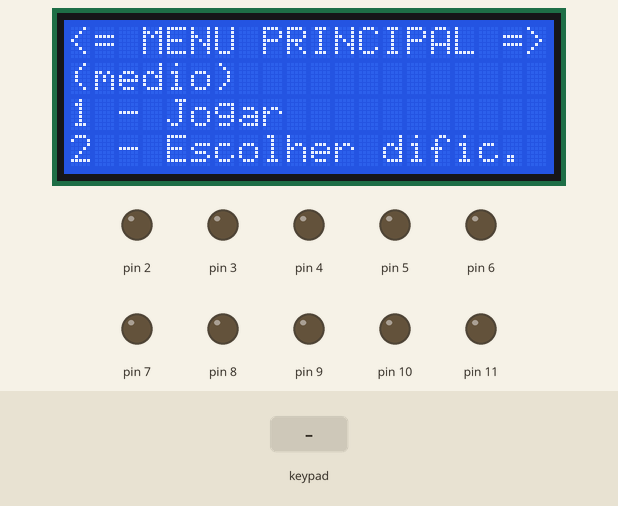
Recording of a sketch running on a simulated Arduino Uno, built with avr-gcc and run on an emulated ATmega328P. Shown: 20×4 character LCD, output pins drawn as LEDs (lit = HIGH). The inputs (shaded band) are chosen by the test bench. Random numbers use the default seed unless the sketch sets one.

Above: at 1.2 s.
1.3 s: keypad keys 1 2 3 4 pressed 0.4 s apart
At 2.9 s:
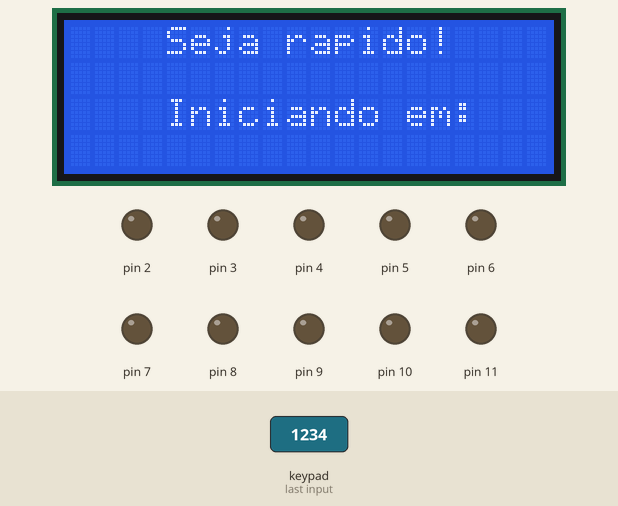
4.6 s: key '1' pressed
At 6.7 s:
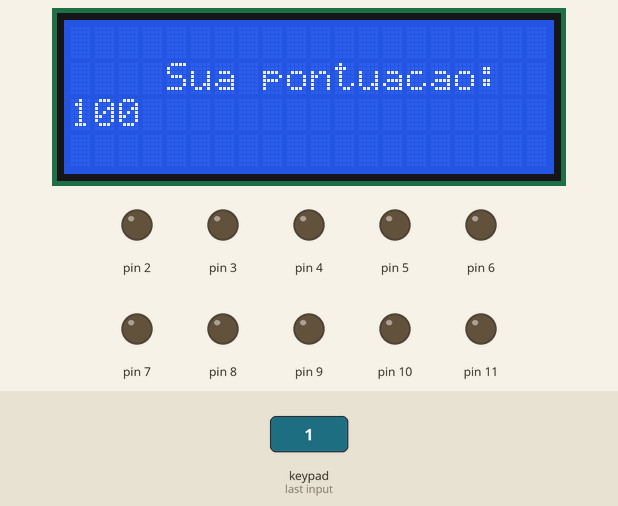
7.6 s: key '2' pressed
At 8.9 s:
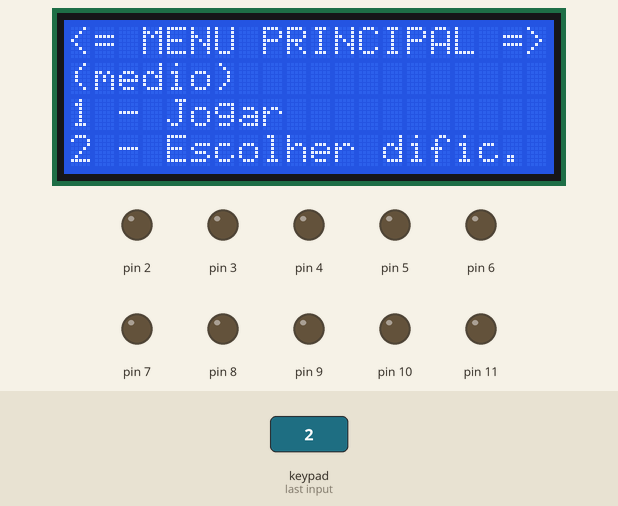
9.9 s: key '2' pressed
At 10.2 s:
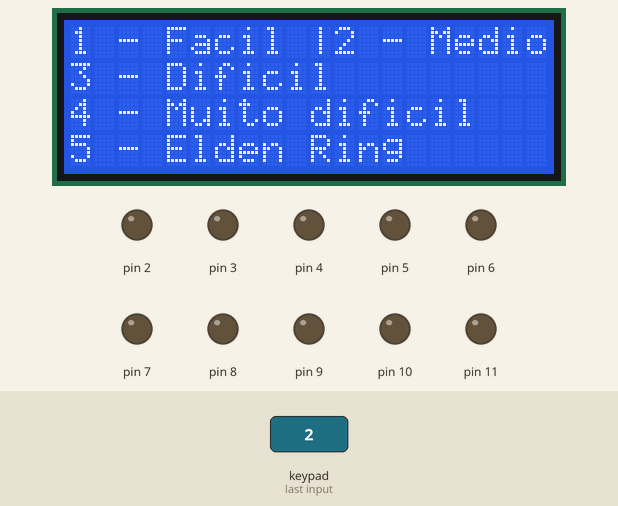
11.4 s: keypad keys 1 2 3 4 # pressed 0.4 s apart
At 13.3 s:
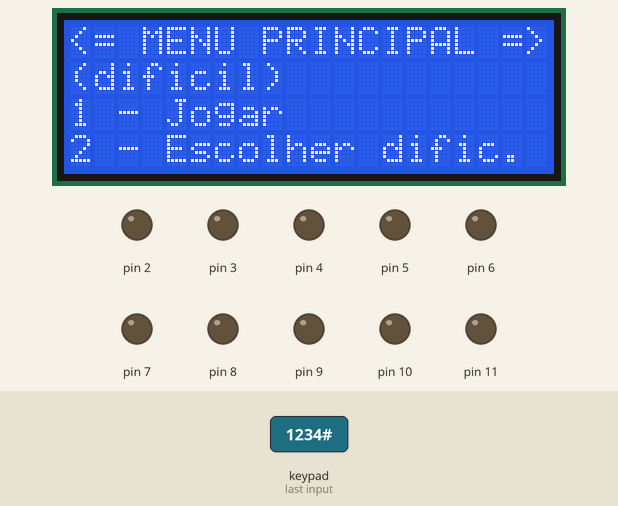
14.9 s: keypad keys 1 2 3 4 * pressed 0.4 s apart
At 23.2 s:
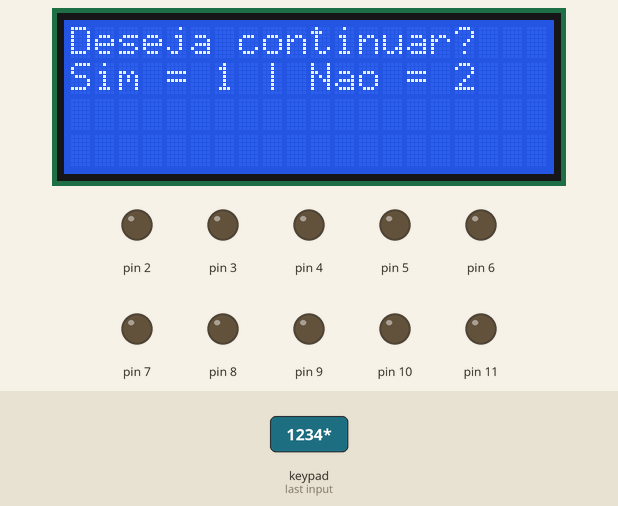
Timing chart, 0 to 23.5 s (numbered marks = the images above; inputs shaded):
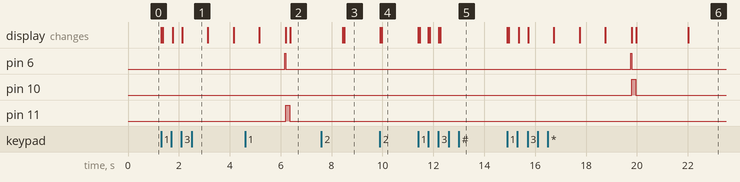

Measured:
- after the input at 1.3 s, the display: first changes at once (image 1 shows a later state)
- after the input at 9.9 s, the display: first changes at once (image 4 shows a later state)
- after the input at 11.4 s, the display: first changes at once (image 5 shows a later state)
- after the input at 14.9 s, pin 6: LOW → HIGH after 4.9 s, → LOW 0.04 s later; pin 10: LOW → HIGH after 4.9 s, → LOW 0.16 s later; the display: first changes at once (image 6 shows a later state)

The sketch:

mannaplay.ino
```cpp
#include <inttypes.h>
#include <Keypad.h>
#include <LinkedList.h>
#include <LiquidCrystal_I2C.h>

#define PRINT(...) Serial.print(__VA_ARGS__)
#define PRINT_L(string_literal) Serial.print(F(string_literal))
#define PRINTLN(...) Serial.println(__VA_ARGS__)
#define PRINTLN_L(string_literal) Serial.println(F(string_literal))

#define IDLE_TIMEOUT 120000

// KEYPAD CONFIG > BEGIN
#define KEYPAD_ROWS 4
#define KEYPAD_COLS 4

#define KEYPAD_ROW_PINS (byte[]){22, 24, 26, 28}
#define KEYPAD_COL_PINS (byte[]){30, 32, 34, 36}

char keypad_keys[KEYPAD_ROWS][KEYPAD_COLS] = {
	{'1', '2', '3', 'A'},
	{'4', '5', '6', 'B'},
	{'7', '8', '9', 'C'},
	{'*', '0', '#', 'D'},
};

Keypad keypad = Keypad(makeKeymap(keypad_keys), KEYPAD_ROW_PINS, KEYPAD_COL_PINS, KEYPAD_ROWS, KEYPAD_COLS);

// KEYPAD CONFIG < END

LiquidCrystal_I2C lcd(0x27, 20, 4);

enum class device_state_t
{
	menu,
	play,
	config_difficulty,

#define MENU_DS device_state_t::menu
#define PLAY_DS device_state_t::play
#define CONFIG_DIFFICULTY_DS device_state_t::config_difficulty
};

enum class game_t
{
	vault,
	think_fast,

#define VAULT_GAME game_t::vault
#define THINK_FAST_GAME game_t::think_fast
};

enum class game_difficulty_t
{
	easy,
	medium,
	hard,
	very_hard,
	elden_ring,

#define EASY_GD game_difficulty_t::easy
#define MEDIUM_GD game_difficulty_t::medium
#define HARD_GD game_difficulty_t::hard
#define VERY_HARD_GD game_difficulty_t::very_hard
#define ELDEN_RING_GD game_difficulty_t::elden_ring
};

device_state_t device_state = MENU_DS;
game_t game = VAULT_GAME;
game_difficulty_t game_difficulty = MEDIUM_GD;

uint8_t chars_quantity = 3;
uint16_t blink_speed = 1000;

uint64_t last_user_interation = 0;

void print (uint8_t col, uint8_t line, const char* message)
{
	lcd.setCursor(col, line);
	lcd.print(message);
}

void print (uint8_t col, uint8_t line, char message)
{
	lcd.setCursor(col, line);
	lcd.print(message);
}

void print (uint8_t col, uint8_t line, int message)
{
	lcd.setCursor(col, line);
	lcd.print(message);
}

char wait_user_input ()
{
	char key;
	do {
		check_idleness();

		key = keypad.getKey();
	} while (key == NO_KEY);
	last_user_interation = millis();
	return key;
}

void check_idleness ()
{
	if ((millis() - last_user_interation) > IDLE_TIMEOUT)
		stand_by();
}

void stand_by() {
	lcd.noBacklight();
	keypad.waitForKey();
	last_user_interation = millis();
	lcd.backlight();
}

const char* get_difficulty_name_in_portuguese ()
{
	switch (game_difficulty) {
		case EASY_GD:
			return "(facil)";
		case HARD_GD:
			return "(dificil)";
		case VERY_HARD_GD:
			return "(muito dific.)";
		case ELDEN_RING_GD:
			return "(elden ring)";
		default:
			return "(medio)";
	}
}

void stop_or_continue ()
{
	lcd.clear();
	print(0, 0, "Deseja continuar?");
	print(0, 1, "Sim = 1 | Nao = 2");

	char key;

	do {
		key = wait_user_input();

		if (key == '2')
			device_state = MENU_DS;
	} while (key != '1' && key != '2');

	lcd.clear();
}

void change_difficulty (game_difficulty_t difficulty)
{
	game_difficulty = difficulty;

	switch (difficulty) {
		case EASY_GD:
			chars_quantity = 3;
			blink_speed = 1000;
			break;
		case HARD_GD:
			chars_quantity = 5;
			blink_speed = 400;
			break;
		case VERY_HARD_GD:
			chars_quantity = 7;
			blink_speed = 300;
			break;
		case ELDEN_RING_GD:
			chars_quantity = 10;
			blink_speed = 100;
			break;
		default:
			chars_quantity = 3;
			blink_speed = 500;
			break;
	}
}

void menu ()
{
	print(0, 0, "<= MENU PRINCIPAL =>");
	print(0, 1, get_difficulty_name_in_portuguese());
	print(0, 2, "1 - Jogar");
	print(0, 3, "2 - Escolher dific.");

	char key;

	do {
		key = wait_user_input();

		switch (key) {
			case '1':
				device_state = PLAY_DS;
				break;
			case '2':
				device_state = CONFIG_DIFFICULTY_DS;
				break;
			default:
				break;
		}
	} while (key != '1' && key != '2');

	lcd.clear();
}

void set_game ()
{
	print(0, 0, "<====== JOGAR =====>");
	print(0, 2, "1 - Lembre a senha");
	print(0, 3, "2 - Pense rapido");

	char key;

	do {
		key = wait_user_input();

		switch (key) {
			case '1':
				game = VAULT_GAME;
				break;
			case '2':
				game = THINK_FAST_GAME;
				break;
			default:
				break;
		}
	} while (key != '1' && key != '2');

	switch (game) {
		case VAULT_GAME:
			vault_game();
			break;
		case THINK_FAST_GAME:
			think_fast_game();
			break;
		default:
			vault_game();
			break;
	}

	lcd.clear();
}

void set_difficulty ()
{
	print(0, 0, "1 - Facil |2 - Medio");
	print(0, 1, "3 - Dificil");
	print(0, 2, "4 - Muito dificil");
	print(0, 3, "5 - Elden Ring");

	uint8_t key;

	do {
		key = ((uint8_t) wait_user_input()) - 48;

		switch (key) {
			case 1:
				change_difficulty(EASY_GD);
				break;
			case 3:
				change_difficulty(HARD_GD);
				break;
			case 4:
				change_difficulty(VERY_HARD_GD);
				break;
			case 5:
				change_difficulty(ELDEN_RING_GD);
				break;
			default:
				change_difficulty(MEDIUM_GD);
				break;
		}
	} while (key < 1 || key > 5);

	lcd.clear();
	device_state = MENU_DS;
}

void vault_game ()
{
	lcd.clear();
	LinkedList<uint8_t> vault_sequence = LinkedList<uint8_t>();
	LinkedList<uint8_t> user_inputs = LinkedList<uint8_t>();

	while (device_state == device_state_t::play) {
		print(0, 0, "<< Lembre a senha >>");
		print(3, 2, "APERTE QUALQUER");
		print(1, 3, "TECLA PARA INICIAR");

		wait_user_input();
		lcd.clear();

		boolean win_state = true;

		print(2, 0, "Memorize a senha");
		print(1, 1, "para abrir o cofre!");
		print(4, 2, "Iniciando em: ");

		delay(1000);
		print(3, 3, "3... ");
		delay(1000);
		print(8, 3, "2... ");
		delay(1000);
		print(13, 3, "1... ");
		delay(1000);

		for (uint8_t i = 1; i <= chars_quantity; i++) {
			uint8_t random_number = random(10);
			vault_sequence.add(random_number);
			digitalWrite(random_number + 2, HIGH);
			delay(blink_speed);
			digitalWrite(random_number + 2, LOW);
			delay(blink_speed);
		}

		lcd.clear();
		print(0, 0, "Digite a senha: ");

		for (uint8_t i = 1; i <= chars_quantity; i++) {
			char user_input = wait_user_input();

			print(i - 1, 1, user_input);
			user_inputs.add((uint8_t)user_input - 48);
		}

		print(0, 3, "Validando senha.");
		delay(300);
		print(16, 3, ".");
		delay(300);
		print(17, 3, ".");
		delay(400);

		for (uint8_t i = 0; i <= vault_sequence.size(); i++)
			if (vault_sequence[i] != user_inputs[i]) {
				win_state = false;
				break;
			}

		lcd.clear();

		print(win_state ? 3 : 2, 1, win_state ? "Senha correta" : "Senha incorreta");
		print(4, 2, win_state ? "Voce ganhou!" : "Voce perdeu!");

		vault_sequence.clear();
		user_inputs.clear();

		delay(1000);

		stop_or_continue();
	}
};

void think_fast_game ()
{
	lcd.clear();

	while (device_state == PLAY_DS) {
		boolean win_state = true;
		uint64_t score = 0;
		uint16_t speed = blink_speed;
		uint8_t last_random_number = 10;

		print(0, 0, "<<  Pense rapido >>");
		print(3, 2, "APERTE QUALQUER");
		print(1, 3, "TECLA PARA INICIAR");

		wait_user_input();
		lcd.clear();

		print(4, 0, "Seja rapido!");
		print(4, 2, "Iniciando em: ");

		delay(1000);
		print(3, 3, "3... ");
		delay(1000);
		print(8, 3, "2... ");
		delay(1000);
		print(13, 3, "1... ");
		delay(1000);

		lcd.clear();

		while (win_state) {
			char key;
			uint64_t previous_millis;
			uint8_t random_number;

			while (true) {
				random_number = random(10);

				if (random_number != last_random_number) {
					last_random_number = random_number;
					break;
				}
			}

			if ((score % 1000) == 0 && speed > (blink_speed / 2)) {
				if (game_difficulty == game_difficulty_t::elden_ring)
					speed -= 10;
				else
					speed -= 50;
			}

			digitalWrite(random_number + 2, HIGH);
			previous_millis = millis();

			while ((millis() - previous_millis) < (speed * 2)) {
				key = keypad.getKey();

				if (key != NO_KEY) {
					last_user_interation = millis();
					break;
				}
			}

			if (key == (char) random_number + 48) {
				score += 100;

				lcd.clear();
				print(0, 0, "Pontuacao: ");
				print(0, 1, (int) score);
			}
			else
				win_state = false;

			digitalWrite(random_number + 2, LOW);
		}

		lcd.clear();
		print(4, 1, "Sua pontuacao:");
		print(0, 2, (int) score);
		delay(2000);
		stop_or_continue();
	}
}

void setup ()
{
	Wire.begin();
	Serial.begin(9600);

	pinMode(2, OUTPUT);
	pinMode(3, OUTPUT);
	pinMode(4, OUTPUT);
	pinMode(5, OUTPUT);
	pinMode(6, OUTPUT);
	pinMode(7, OUTPUT);
	pinMode(8, OUTPUT);
	pinMode(9, OUTPUT);
	pinMode(10, OUTPUT);
	pinMode(11, OUTPUT);

	lcd.init();
	lcd.backlight();

	randomSeed(analogRead(0));
}

void loop ()
{
	check_idleness();
	switch (device_state) {
		case PLAY_DS:
			set_game();
			break;
		case CONFIG_DIFFICULTY_DS:
			set_difficulty();
			break;
		default:
			menu();
			break;
		}
}
```
